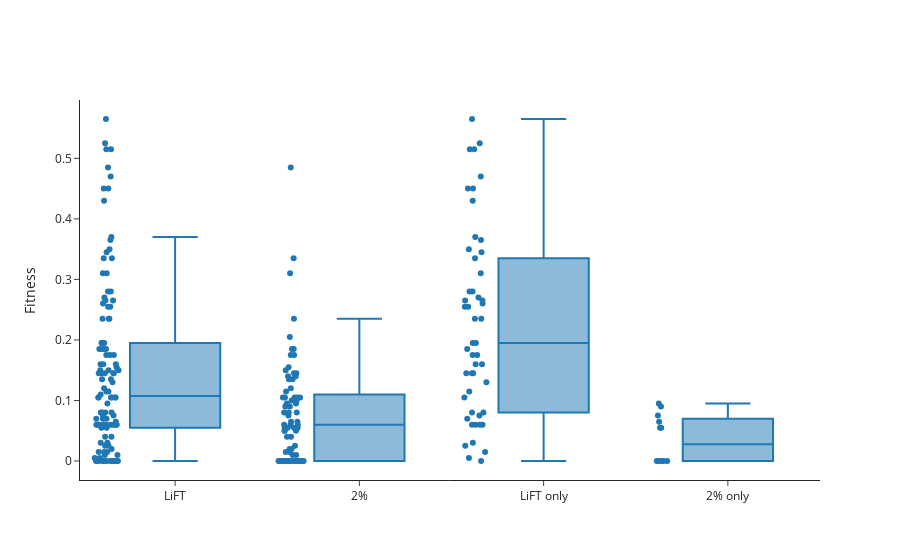

Source (notebook cell):
### Code cell
import plotly.graph_objects as go 

# Create path for exporting
path = f'../Results/LiFT/Comparison/'
if not os.path.exists(path):
    os.makedirs(path)


data_list = [LiFT_trajectories, threshold_trajectories, LiFT_only_trajectories, threshold_only_trajectories]
name_list = ['LiFT', '2%', 'LiFT only', '2% only']
color_list = [colors[0], colors[0], colors[0], colors[0]]
#color_list= ['Black', 'grey', 'grey', 'grey']

fig = go.Figure()
for data, name, color in zip(data_list, name_list, color_list):
    fig.add_trace(
        go.Box(
            y=data,
            name=name,
            boxpoints='all',
            marker_color = color,
            showlegend=False
        )
    )
fig.update_layout(yaxis_title='Fitness')

fig.show()
fig.write_image(path + 'LiFT_vs_threshold_fitness.png', scale=10)
fig.write_image(path + 'LiFT_vs_threshold_fitness.svg')

### Figure 1 — Plotly figure (JSON) as saved in the notebook; plotly's stock layout.template omitted (floating-point values rounded to 4 significant figures)
{"data": [{"boxpoints": "all", "marker": {"color": "#1F77B4"}, "name": "LiFT", "showlegend": false, "type": "box", "y": [0.155, 0, 0, 0.28, 0.28, 0.08, 0.015, 0.16, 0.16, 0.01, 0.01, 0.525, 0.135, 0.075, 0.07, 0.07, 0.07, 0.365, 0.335, 0.335, 0.13, 0.06, 0.06, 0.06, 0.345, 0, 0.145, 0.005, 0.45, 0.45, 0.065, 0.03, 0.03, 0.06, 0.06, 0, 0.515, 0.515, 0.15, 0.27, 0.005, 0, 0.135, 0.16, 0.235, 0.485, 0.145, 0.06, 0.06, 0.12, 0.185, 0.025, 0.025, 0, 0.015, 0.015, 0, 0.075, 0.175, 0.02, 0, 0, 0.04, 0.04, 0.06, 0, 0.265, 0.185, 0.11, 0.265, 0.31, 0.31, 0.105, 0.105, 0.15, 0.15, 0.35, 0, 0.175, 0.175, 0.185, 0.105, 0.185, 0.145, 0.235, 0.105, 0.095, 0.43, 0.115, 0.115, 0.37, 0.26, 0.055, 0.055, 0.235, 0.105, 0.105, 0.08, 0, 0, 0.145, 0.145, 0.06, 0.565, 0.06, 0.255, 0.255, 0.06, 0.08, 0.08, 0.195, 0.47, 0.195, 0.195]}, {"boxpoints": "all", "marker": {"color": "#1F77B4"}, "name": "2%", "showlegend": false, "type": "box", "y": [0.155, 0, 0, 0.015, 0, 0, 0.185, 0.01, 0.01, 0.135, 0.055, 0.055, 0.055, 0.08, 0.08, 0.335, 0.075, 0.06, 0.06, 0.06, 0, 0, 0.065, 0.02, 0, 0, 0.15, 0, 0.135, 0.065, 0.485, 0.145, 0.12, 0.185, 0.025, 0.015, 0, 0.175, 0.02, 0, 0, 0.04, 0.04, 0, 0, 0, 0.175, 0.1, 0.31, 0.105, 0.105, 0.14, 0.14, 0, 0.105, 0.105, 0.145, 0.1, 0.09, 0.09, 0.205, 0.05, 0.05, 0.235, 0.105, 0.095, 0.095, 0, 0, 0.055, 0.055, 0.05, 0.08, 0, 0.115, 0]}, {"boxpoints": "all", "marker": {"color": "#1F77B4"}, "name": "LiFT only", "showlegend": false, "type": "box", "y": [0.28, 0.28, 0.08, 0.16, 0.525, 0.07, 0.365, 0.335, 0.13, 0.345, 0.145, 0.45, 0.45, 0.03, 0.06, 0.06, 0.515, 0.515, 0.27, 0.005, 0.16, 0.235, 0.06, 0.06, 0.025, 0, 0.015, 0.075, 0.265, 0.265, 0.31, 0.35, 0.175, 0.175, 0.185, 0.235, 0.43, 0.115, 0.37, 0.26, 0.105, 0.145, 0.145, 0.565, 0.255, 0.255, 0.08, 0.195, 0.47, 0.195]}, {"boxpoints": "all", "marker": {"color": "#1F77B4"}, "name": "2% only", "showlegend": false, "type": "box", "y": [0, 0, 0.055, 0.055, 0.075, 0, 0.065, 0, 0.09, 0.095, 0, 0]}], "layout": {"yaxis": {"title": {"text": "Fitness"}}}}
